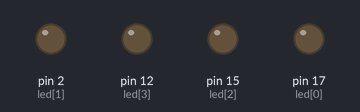
The sketch below on a simulated Arduino Uno, built with avr-gcc and run on an emulated ATmega328P. Parts: output pins drawn as LEDs (lit = HIGH).

Above: at 0.2 s.
At 1.0 s:
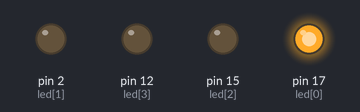
At 2.0 s:
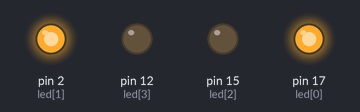
At 3.0 s:
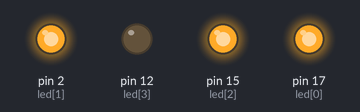
At 6.2 s:
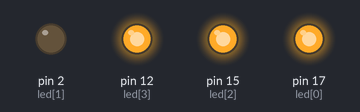
At 8.7 s:
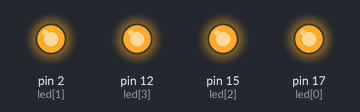
Timing chart, 0 to 9.1 s (numbered marks = the images above):
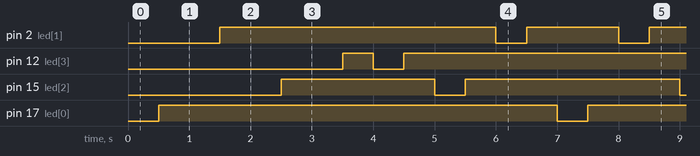

The sketch:

lab4-4.ino
```cpp
int led[] = {17 , 2 , 15 , 12};
void up();
void down();

void setup(){
  pinMode(led[0], OUTPUT);
  pinMode(led[1], OUTPUT);
  pinMode(led[2], OUTPUT);
  pinMode(led[3], OUTPUT);
}

void loop(){
  up();
  down();
}

void up(){
  for (int i=0; i<4; i++){
    digitalWrite (led[i],LOW) ;
    delay(500);
    digitalWrite (led[i],HIGH) ;
    delay(500);
  }
}

void down(){
  for (int i =3; i>0; i--){
    digitalWrite (led[i],LOW) ;
    delay(500);
    digitalWrite (led[i],HIGH) ;
    delay(500);
  }
}
```

Measured:
- by itself, pin 2 (led[1]): repeats every 7.0 s: LOW 0.50 s, HIGH 1.5 s, LOW 0.50 s, HIGH 4.5 s
- by itself, pin 12 (led[3]): repeats every 7.0 s: LOW 0.50 s, HIGH 5.5 s, LOW 0.50 s, HIGH 0.50 s
- by itself, pin 15 (led[2]): repeats every 7.0 s: LOW 0.50 s, HIGH 3.5 s, LOW 0.50 s, HIGH 2.5 s
- by itself, pin 17 (led[0]): alternates HIGH for 6.5 s and LOW for 0.50 s
